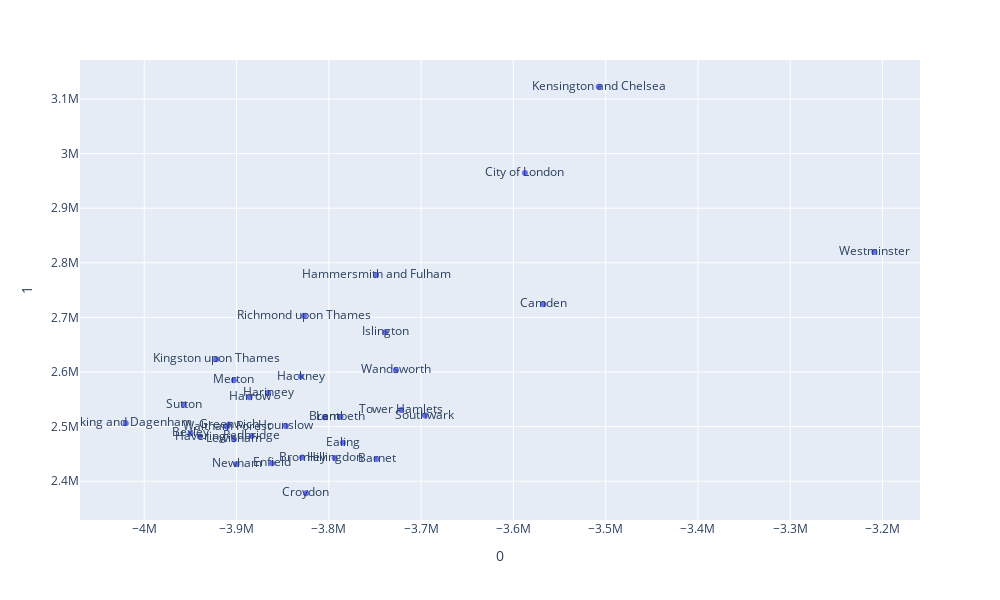

The notebook cell saved with this chart:
### Code cell
fig = px.scatter(df_lb_ft_transformed_dr, 
                 x = 0, 
                 y = 1,
                 text = "Area/INDICATOR",
                 height = 600,
                 width = 1000
                )

fig.show()

### Figure 1 — Plotly figure (JSON) as saved in the notebook; plotly's stock layout.template omitted (floating-point values rounded to 4 significant figures)
{"data": [{"hovertemplate": "0=%{x}<br>1=%{y}<br>Area/INDICATOR=%{text}<extra></extra>", "legendgroup": "", "marker": {"color": "#636efa", "symbol": "circle"}, "mode": "markers+text", "name": "", "orientation": "v", "showlegend": false, "text": ["City of London", "Barking and Dagenham", "Barnet", "Bexley", "Brent", "Bromley", "Camden", "Croydon", "Ealing", "Enfield", "Greenwich", "Hackney", "Hammersmith and Fulham", "Haringey", "Harrow", "Havering", "Hillingdon", "Hounslow", "Islington", "Kensington and Chelsea", "Kingston upon Thames", "Lambeth", "Lewisham", "Merton", "Newham", "Redbridge", "Richmond upon Thames", "Southwark", "Sutton", "Tower Hamlets", "Waltham Forest", "Wandsworth", "Westminster"], "type": "scatter", "x": [-3587000.0, -4020000.0, -3748000.0, -3950000.0, -3804000.0, -3829000.0, -3567000.0, -3825000.0, -3785000.0, -3861000.0, -3908000.0, -3830000.0, -3749000.0, -3866000.0, -3886000.0, -3940000.0, -3794000.0, -3846000.0, -3739000.0, -3508000.0, -3922000.0, -3787000.0, -3903000.0, -3903000.0, -3900000.0, -3883000.0, -3827000.0, -3696000.0, -3957000.0, -3721000.0, -3910000.0, -3727000.0, -3209000.0], "xaxis": "x", "y": [2964000.0, 2506000.0, 2441000.0, 2488000.0, 2517000.0, 2443000.0, 2724000.0, 2378000.0, 2471000.0, 2433000.0, 2504000.0, 2592000.0, 2778000.0, 2562000.0, 2554000.0, 2482000.0, 2442000.0, 2501000.0, 2673000.0, 3122000.0, 2623000.0, 2518000.0, 2477000.0, 2585000.0, 2431000.0, 2483000.0, 2703000.0, 2520000.0, 2540000.0, 2530000.0, 2500000.0, 2603000.0, 2820000.0], "yaxis": "y"}], "layout": {"height": 600, "legend": {"tracegroupgap": 0}, "margin": {"t": 60}, "width": 1000, "xaxis": {"anchor": "y", "autorange": true, "domain": [0, 1], "range": [-4070000.0, -3159000.0], "title": {"text": "0"}, "type": "linear"}, "yaxis": {"anchor": "x", "autorange": true, "domain": [0, 1], "range": [2329000.0, 3171000.0], "title": {"text": "1"}, "type": "linear"}}}
